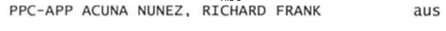
#> input picture notebooks/dataset_etiquetado_filas/image.png, 446 x 31 px, shrunk from 922 x 64 before the run
$ python -i f_generar_filas.py   (imports and definitions only)
#> lines starting #> are read from the running program, lines starting #| are printed output that depends on the picture; after the words box and inside, x2 and y2 are one past the last pixel; in counts of white or black regions, pixels touching at a corner belong together
import os
from concurrent.futures import ProcessPoolExecutor
from pathlib import Path

import cv2
import matplotlib.pyplot as plt
import numpy as np
from matplotlib.patches import Rectangle
from tqdm import tqdm

BASE_DIR = "/home/nahumfg/GithubProjects/parliament-voting-records/data/procesamiento_todas_votaciones/b_zonas"
NOMBRE_CARPETA_COLUMNAS = "colyolo_columna"
PREFIX_CARPETA_FILAS = "fil_"
CONTENT_NAME_GRUPO_PARLAMENTARIO = "grupo_parlamentario"
CONTENT_NAME_CONGRESISTAS = "congresista"
CONTENT_NAME_VOTOS = "voto"
NUM_WORKERS = 4


def detectar_y_anotar_filas(
    image_path,
    annotation_path=None,
    threshold_factor=0.3,
    min_altura=10,
    max_altura=100,
    margen=2,
    visualizar=True,
    mostrar_filas_individuales=False,
    max_filas_mostrar=5,
):
    """
    Función completa para detectar filas y generar anotaciones YOLO

    Parámetros:
    -----------
    image_path : str
        Ruta de la imagen a procesar
    annotation_path : str, optional
        Ruta donde guardar las anotaciones YOLO (si es None, no guarda)
    threshold_factor : float
        Factor para el threshold de detección (0.1-1.0, menor = más sensible)
    min_altura : int
        Altura mínima en píxeles para considerar una fila
    max_altura : int
        Altura máxima en píxeles para considerar una fila
    margen : int
        Píxeles adicionales arriba/abajo de cada fila
    visualizar : bool
        Si mostrar la visualización con matplotlib
    mostrar_filas_individuales : bool
        Si mostrar cada fila detectada por separado
    max_filas_mostrar : int
        Número máximo de filas individuales a mostrar

    Retorna:
    --------
    dict : Diccionario con:
        - 'filas': lista de diccionarios con las filas detectadas
        - 'total': número total de filas detectadas
        - 'anotaciones_yolo': lista de strings en formato YOLO
        - 'imagen_shape': tuple con (height, width, channels)
    """
#> called with image_path = 'image.png', threshold_factor = 0.3, min_altura = 10, max_altura = 100, margen = 2, visualizar = True, mostrar_filas_individuales = False, max_filas_mostrar = 5

    # Verificar que la imagen existe
    if not os.path.exists(image_path):
        return None

    # Cargar imagen
    imagen = cv2.imread(image_path)
#> imagen is the input picture: shape (31, 446, 3); min 36, max 255, mean 238.3
    imagen_rgb = cv2.cvtColor(imagen, cv2.COLOR_BGR2RGB)

    # Convertir a escala de grises
    gray = cv2.cvtColor(imagen, cv2.COLOR_BGR2GRAY)

    # Binarización
    _, binary = cv2.threshold(gray, 150, 255, cv2.THRESH_BINARY_INV)
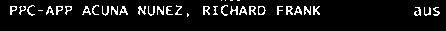
#> binary: shape (31, 446); 7.5% white in thin lines or dots, all inside (x1, y1, x2, y2) = (10, 0, 440, 17)

    # Proyección horizontal
    horizontal_projection = np.sum(binary, axis=1)
#> horizontal_projection = 31 values, max 32130 at index 14, min 0 at index 1, mean 8530.2

    # Calcular threshold
    threshold_projection = np.mean(horizontal_projection) * threshold_factor
#> threshold_projection = 2559

    # Detectar inicio y fin de filas
    row_positions = []
    in_row = False
    start_y = 0

    for y in range(len(horizontal_projection)):
        if horizontal_projection[y] > threshold_projection:
            if not in_row:
                start_y = y
                in_row = True
        else:
            if in_row:
                if y - start_y > min_altura:
                    row_positions.append((start_y, y))
                in_row = False
#> this loop made 31 passes
#> (start_y, in_row) on pass 6: (5, True)
#> in_row on pass 17: False
#> after the loop, in_row = False; row_positions = [(5, 16)]; start_y = 5

    # Cerrar última fila si quedó abierta
    if in_row and len(horizontal_projection) - start_y > min_altura:
        row_positions.append((start_y, len(horizontal_projection)))

    # Crear bounding boxes
    filas = []
    for start_y, end_y in row_positions:
        y1 = max(0, start_y - margen)
        y2 = min(imagen.shape[0], end_y + margen)
        altura = y2 - y1

        if min_altura < altura < max_altura:
            filas.append(
                {
                    "x": 0,
                    "y": y1,
                    "width": imagen.shape[1],
                    "height": altura,
                    "bbox": (0, y1, imagen.shape[1], altura),
                }
            )
#> this loop made 1 pass
#> (start_y, end_y, y1, y2, altura) on pass 1: (5, 16, 3, 18, 15)
#> after the loop, filas = 1 item

    # Generar anotaciones YOLO
    anotaciones_yolo = []
    for fila in filas:
        x_center = (fila["x"] + fila["width"] / 2) / imagen.shape[1]
        y_center = (fila["y"] + fila["height"] / 2) / imagen.shape[0]
        width = fila["width"] / imagen.shape[1]
        height = fila["height"] / imagen.shape[0]
        anotaciones_yolo.append(f"0 {x_center:.6f} {y_center:.6f} {width:.6f} {height:.6f}")
#> this loop made 1 pass
#> (x_center, y_center, width, height) on pass 1: (0.5, 0.339, 1, 0.484)
#> after the loop, anotaciones_yolo = ['0 0.500000 0.338710 1.000000 0.483871']

    # Guardar anotaciones si se especificó path
    if annotation_path:
        os.makedirs(
            os.path.dirname(annotation_path) if os.path.dirname(annotation_path) else ".",
            exist_ok=True,
        )
        with open(annotation_path, "w") as f:
            f.write("\n".join(anotaciones_yolo))

    # Visualización
    if visualizar:
        # Calcular el tamaño de figura basado en el tamaño de la imagen
        fig_width = min(15, max(8, imagen.shape[1] / 100))
#> fig_width = 8
        fig_height = min(12, max(6, imagen.shape[0] / 100))
#> fig_height = 6

        fig, axes = plt.subplots(1, 2, figsize=(fig_width * 2, fig_height))

        # Imagen original
        axes[0].imshow(imagen_rgb)
        axes[0].set_title(f"Original - {os.path.basename(image_path)}")
        axes[0].axis("off")

        # Imagen con detecciones
        axes[1].imshow(imagen_rgb)
        axes[1].set_title(
            f"Detectadas: {len(filas)} filas\n"
            + f"(threshold={threshold_factor:.2f}, min_h={min_altura}, max_h={max_altura})"
        )
        axes[1].axis("off")

        # Dibujar rectángulos
        colores = plt.cm.tab20(np.linspace(0, 1, max(len(filas), 1)))
#> colores = [[0.122, 0.467, 0.706, 1]]

        for idx, fila in enumerate(filas):
            rect = Rectangle(
                (fila["x"], fila["y"]),
                fila["width"],
                fila["height"],
                linewidth=2,
                edgecolor=colores[idx % 20],
                facecolor="none",
                alpha=0.7,
            )
            axes[1].add_patch(rect)

            # Añadir número si la imagen es suficientemente ancha
            if imagen.shape[1] > 150:
                axes[1].text(
                    fila["x"] + 5,
                    fila["y"] + fila["height"] / 2,
                    f"{idx+1}",
                    color="red",
                    fontsize=8,
                    fontweight="bold",
                    bbox=dict(boxstyle="round,pad=0.3", facecolor="yellow", alpha=0.5),
                )
#> this loop made 1 pass

        plt.tight_layout()
        plt.show()
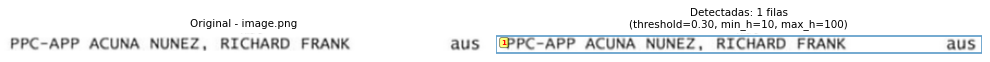
#> figure drawn by matplotlib, 2 panels

        # Mostrar filas individuales si se solicita
        if mostrar_filas_individuales and len(filas) > 0:
            num_filas_mostrar = min(len(filas), max_filas_mostrar)
            fig, axes = plt.subplots(
                num_filas_mostrar, 1, figsize=(fig_width, num_filas_mostrar * 1.5)
            )

            if num_filas_mostrar == 1:
                axes = [axes]

            for idx in range(num_filas_mostrar):
                fila = filas[idx]
                y1 = fila["y"]
                y2 = fila["y"] + fila["height"]
                fila_img = imagen_rgb[y1:y2, :]

                axes[idx].imshow(fila_img)
                axes[idx].set_title(f'Fila {idx+1} (Y: {y1}-{y2}, altura: {fila["height"]}px)')
                axes[idx].axis("off")

            plt.suptitle("Filas Individuales Extraídas")
            plt.tight_layout()
            plt.show()

    # Imprimir resumen solo si visualizar está activado
    if visualizar:
        print(f"\n📊 RESUMEN - {os.path.basename(image_path)}")
        print("=" * 50)
        print(f"Filas detectadas: {len(filas)}")
#| Filas detectadas: 1
        print(f"Parámetros usados:")
        print(f"  - threshold_factor: {threshold_factor}")
        print(f"  - min_altura: {min_altura}px")
        print(f"  - max_altura: {max_altura}px")
        print(f"  - margen: {margen}px")

        if len(filas) > 0:
            alturas = [f["height"] for f in filas]
#> alturas = [15]
            print(f"Estadísticas de altura:")
            print(f"  - Mínima: {min(alturas)}px")
#|   - Mínima: 15px
            print(f"  - Máxima: {max(alturas)}px")
#|   - Máxima: 15px
            print(f"  - Promedio: {np.mean(alturas):.1f}px")
#|   - Promedio: 15.0px

    # Retornar resultados
    return {
        "filas": filas,
        "total": len(filas),
        "anotaciones_yolo": anotaciones_yolo,
        "imagen_shape": imagen.shape,
        "imagen_rgb": imagen_rgb,
        "parametros": {
            "threshold_factor": threshold_factor,
            "min_altura": min_altura,
            "max_altura": max_altura,
            "margen": margen,
        },
    }


# [174 lines left out: functions procesar_imagen_individual, procesar_todas_las_carpetas, not called in this run]


# ============= EJEMPLOS DE USO =============

# [10 lines not run here, left out]

>>> result = detectar_y_anotar_filas('image.png')
#> result = 6 items

$ run again, on notebooks/dataset_etiquetado_filas/image_3.png
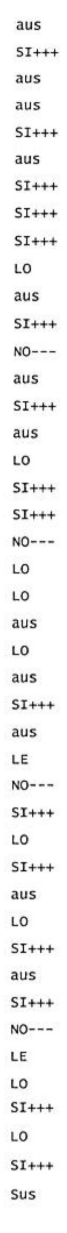
#> input picture notebooks/dataset_etiquetado_filas/image_3.png, 67 x 1233 px
#> in detectar_y_anotar_filas, imagen is the input picture: shape (1233, 67, 3); min 12, max 255, mean 242
#> in detectar_y_anotar_filas, `_, binary = cv2.threshold(gray, 150, 255, cv2.THRESH_BINARY_INV)`:
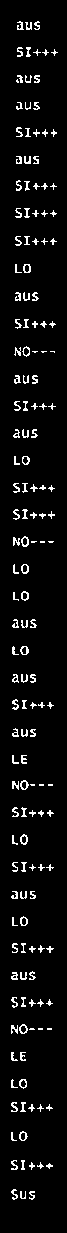
#> binary: shape (1233, 67); 5.3% white in thin lines or dots, all inside (x1, y1, x2, y2) = (11, 21, 58, 1200)
#> horizontal_projection = 1233 values, max 7140 at index 488, min 0 at index 0, mean 902.9
#> threshold_projection = 270.9
#> the loop in detectar_y_anotar_filas, `for y in range(len(horizontal_projection)):` made 1233 passes
#> in_row on passes 22, 31, 48, 58, 76, 84, 103, 111: True, False, True, False, True, False, True, False
#> after the loop in detectar_y_anotar_filas, `for y in range(len(horizontal_projection)):`: in_row = False; row_positions = [(180, 191), (509, 520), (536, 547), (699, 710), (834, 845), (997, 1008), (1189, 1200)]; start_y = 1189
#> the loop in detectar_y_anotar_filas, `for start_y, end_y in row_positions:` made 7 passes
#> (start_y, end_y, y1, y2) on passes 1 to 7: (180, 191, 178, 193), (509, 520, 507, 522), (536, 547, 534, 549), (699, 710, 697, 712), (834, 845, 832, 847), (997, 1008, 995, 1010), (1189, 1200, 1187, 1202)
#> after the loop in detectar_y_anotar_filas, `for start_y, end_y in row_positions:`: filas = 7 items
#> the loop in detectar_y_anotar_filas, `for fila in filas:` made 7 passes
#> y_center on passes 1 to 7: 0.15, 0.417, 0.439, 0.571, 0.681, 0.813, 0.969
#> colores = [[0.122, 0.467, 0.706, 1], [1, 0.733, 0.471, 1], [0.839, 0.153, 0.157, 1], [0.549, 0.337, 0.294, 1], [0.969, 0.714, 0.824, 1], [0.737, 0.741, 0.133, 1], [0.62, 0.855, 0.898, 1]]
#> the loop in detectar_y_anotar_filas, `for idx, fila in enumerate(filas):` made 7 passes
#> in detectar_y_anotar_filas, `plt.show()`:
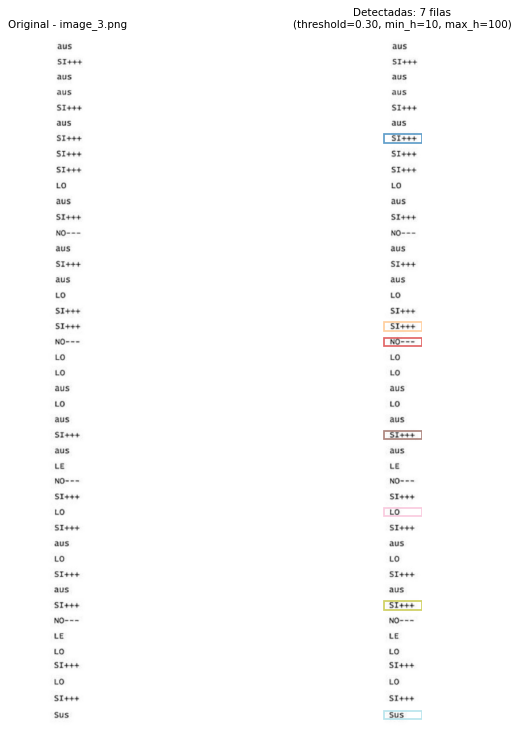
#> figure drawn by matplotlib, 2 panels
#| Filas detectadas: 7
#> alturas = [15, 15, 15, 15, 15, 15, 15]
#|   - Mínima: 15px
#|   - Máxima: 15px
#|   - Promedio: 15.0px
#> result = 6 items
